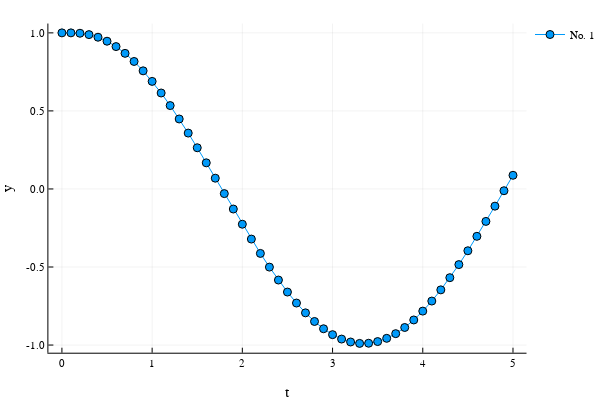

The cell this chart's notebook holds for it:
### Markdown cell above
This function doesn't do anything on its own. We have to call it and then plot the results.

### Code cell
y1,t1 = fwd_euler( CHE, 1, 0.1, 0, 5);

p2=Plots.plot(t1, y1,label="No. 1",markershape=:circle)
xlabel!("t"); ylabel!("y");
display(p2);
#legend('Location','NorthEast')

### Figure 1 — Plotly figure (JSON) as saved in the notebook; plotly's stock layout.template omitted (floating-point values rounded to 4 significant figures)
{"data": [{"colorbar": {"title": ""}, "hoverinfo": "text", "legendgroup": "No. 1", "line": {"color": "rgba(0, 154, 250, 1.000)", "dash": "solid", "shape": "linear", "width": 1}, "marker": {"color": "rgba(0, 154, 250, 1.000)", "line": {"color": "rgba(0, 0, 0, 1.000)", "width": 1}, "size": 8, "symbol": "circle"}, "mode": "lines+markers", "name": "No. 1", "showlegend": true, "text": [null, null, null, null, null, null, null, null, null, null, null, null, null, null, null, null, null, null, null, null, null, null, null, null, null, null, null, null, null, null, null, null, null, null, null, null, null, null, null, null, null, null, null, null, null, null, null, null, null, null, null], "type": "scatter", "x": [0, 0.1, 0.2, 0.3, 0.4, 0.5, 0.6, 0.7, 0.8, 0.9, 1, 1.1, 1.2, 1.3, 1.4, 1.5, 1.6, 1.7, 1.8, 1.9, 2, 2.1, 2.2, 2.3, 2.4, 2.5, 2.6, 2.7, 2.8, 2.9, 3, 3.1, 3.2, 3.3, 3.4, 3.5, 3.6, 3.7, 3.8, 3.9, 4, 4.1, 4.2, 4.3, 4.4, 4.5, 4.6, 4.7, 4.8, 4.9, 5], "xaxis": "x1", "y": [1, 1, 0.9975, 0.9888, 0.9721, 0.9466, 0.9121, 0.8687, 0.8168, 0.7567, 0.6892, 0.6147, 0.5342, 0.4483, 0.3579, 0.2639, 0.1673, 0.06907, -0.02989, -0.1285, -0.2259, -0.321, -0.4129, -0.5007, -0.5835, -0.6604, -0.7308, -0.7938, -0.849, -0.8956, -0.9333, -0.9616, -0.9804, -0.9893, -0.9884, -0.9776, -0.957, -0.9269, -0.8875, -0.8392, -0.7826, -0.7181, -0.6465, -0.5684, -0.4846, -0.396, -0.3034, -0.2078, -0.1101, -0.01129, 0.08761], "yaxis": "y1", "zmax": 0.1, "zmin": -0.1}], "layout": {"annotations": [], "height": 400, "legend": {"bgcolor": "rgba(255, 255, 255, 1.000)", "bordercolor": "rgba(0, 0, 0, 1.000)", "font": {"color": "rgba(0, 0, 0, 1.000)", "family": "sans-serif", "size": 11}, "tracegroupgap": 0, "x": 1, "y": 1}, "margin": {"b": 20, "l": 0, "r": 0, "t": 20}, "paper_bgcolor": "rgba(255, 255, 255, 1.000)", "plot_bgcolor": "rgba(255, 255, 255, 1.000)", "showlegend": true, "width": 600, "xaxis": {"anchor": "y1", "domain": [0.09128, 0.9934], "gridcolor": "rgba(0, 0, 0, 0.100)", "gridwidth": 0.5, "linecolor": "rgba(0, 0, 0, 1.000)", "mirror": false, "range": [-0.15, 5.15], "showgrid": true, "showline": true, "showticklabels": true, "tickangle": 0, "tickcolor": "rgb(0, 0, 0)", "tickfont": {"color": "rgba(0, 0, 0, 1.000)", "family": "sans-serif", "size": 11}, "tickmode": "array", "ticks": "inside", "ticktext": ["0", "1", "2", "3", "4", "5"], "tickvals": [0, 1, 2, 3, 4, 5], "title": "t", "titlefont": {"color": "rgba(0, 0, 0, 1.000)", "family": "sans-serif", "size": 15}, "type": "-", "visible": true, "zeroline": false, "zerolinecolor": "rgba(0, 0, 0, 1.000)"}, "yaxis": {"anchor": "x1", "domain": [0.07581, 0.9902], "gridcolor": "rgba(0, 0, 0, 0.100)", "gridwidth": 0.5, "linecolor": "rgba(0, 0, 0, 1.000)", "mirror": false, "range": [-1.049, 1.06], "showgrid": true, "showline": true, "showticklabels": true, "tickangle": 0, "tickcolor": "rgb(0, 0, 0)", "tickfont": {"color": "rgba(0, 0, 0, 1.000)", "family": "sans-serif", "size": 11}, "tickmode": "array", "ticks": "inside", "ticktext": ["-1.0", "-0.5", "0.0", "0.5", "1.0"], "tickvals": [-1, -0.5, 0, 0.5, 1], "title": "y", "titlefont": {"color": "rgba(0, 0, 0, 1.000)", "family": "sans-serif", "size": 15}, "type": "-", "visible": true, "zeroline": false, "zerolinecolor": "rgba(0, 0, 0, 1.000)"}}}
